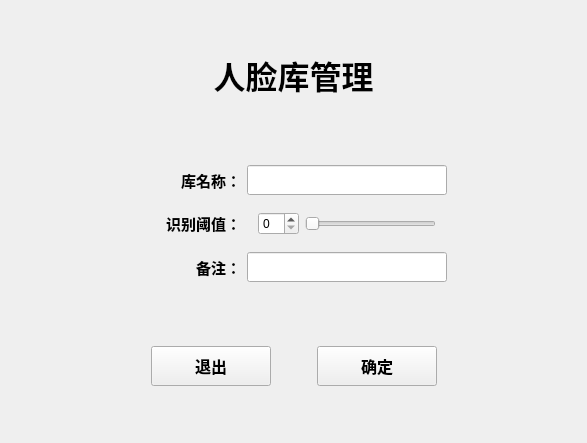
<?xml version="1.0" encoding="UTF-8"?>
<ui version="4.0">
 <class>FaceAppLibrary</class>
 <widget class="QWidget" name="FaceAppLibrary">
  <property name="geometry">
   <rect>
    <x>0</x>
    <y>0</y>
    <width>587</width>
    <height>443</height>
   </rect>
  </property>
  <property name="windowTitle">
   <string>FaceAppLibrary</string>
  </property>
  <layout class="QVBoxLayout" name="verticalLayout">
   <item>
    <spacer name="verticalSpacer_4">
     <property name="orientation">
      <enum>Qt::Vertical</enum>
     </property>
     <property name="sizeHint" stdset="0">
      <size>
       <width>20</width>
       <height>40</height>
      </size>
     </property>
    </spacer>
   </item>
   <item>
    <widget class="QLabel" name="label_4">
     <property name="sizePolicy">
      <sizepolicy hsizetype="Preferred" vsizetype="Fixed">
       <horstretch>0</horstretch>
       <verstretch>0</verstretch>
      </sizepolicy>
     </property>
     <property name="font">
      <font>
       <family>幼圆</family>
       <pointsize>24</pointsize>
       <weight>75</weight>
       <bold>true</bold>
      </font>
     </property>
     <property name="text">
      <string>人脸库管理</string>
     </property>
     <property name="alignment">
      <set>Qt::AlignCenter</set>
     </property>
    </widget>
   </item>
   <item>
    <widget class="QWidget" name="widget" native="true">
     <layout class="QGridLayout" name="gridLayout">
      <item row="2" column="2">
       <widget class="QWidget" name="widget_2" native="true">
        <property name="sizePolicy">
         <sizepolicy hsizetype="Fixed" vsizetype="Fixed">
          <horstretch>0</horstretch>
          <verstretch>0</verstretch>
         </sizepolicy>
        </property>
        <property name="minimumSize">
         <size>
          <width>200</width>
          <height>0</height>
         </size>
        </property>
        <property name="maximumSize">
         <size>
          <width>200</width>
          <height>16777215</height>
         </size>
        </property>
        <layout class="QHBoxLayout" name="horizontalLayout">
         <item>
          <widget class="QSpinBox" name="spin_threshold"/>
         </item>
         <item>
          <widget class="QSlider" name="slider_threshold">
           <property name="orientation">
            <enum>Qt::Horizontal</enum>
           </property>
          </widget>
         </item>
        </layout>
       </widget>
      </item>
      <item row="2" column="3">
       <spacer name="horizontalSpacer_2">
        <property name="orientation">
         <enum>Qt::Horizontal</enum>
        </property>
        <property name="sizeHint" stdset="0">
         <size>
          <width>40</width>
          <height>20</height>
         </size>
        </property>
       </spacer>
      </item>
      <item row="2" column="1">
       <widget class="QLabel" name="label_2">
        <property name="minimumSize">
         <size>
          <width>100</width>
          <height>30</height>
         </size>
        </property>
        <property name="maximumSize">
         <size>
          <width>100</width>
          <height>30</height>
         </size>
        </property>
        <property name="font">
         <font>
          <family>04b_21</family>
          <pointsize>11</pointsize>
          <weight>75</weight>
          <bold>true</bold>
         </font>
        </property>
        <property name="text">
         <string>识别阈值：</string>
        </property>
        <property name="alignment">
         <set>Qt::AlignRight|Qt::AlignTrailing|Qt::AlignVCenter</set>
        </property>
       </widget>
      </item>
      <item row="1" column="2">
       <widget class="QLineEdit" name="edit_app_name">
        <property name="minimumSize">
         <size>
          <width>200</width>
          <height>30</height>
         </size>
        </property>
        <property name="maximumSize">
         <size>
          <width>200</width>
          <height>30</height>
         </size>
        </property>
        <property name="font">
         <font>
          <family>宋体</family>
          <pointsize>9</pointsize>
         </font>
        </property>
       </widget>
      </item>
      <item row="1" column="1">
       <widget class="QLabel" name="label">
        <property name="minimumSize">
         <size>
          <width>100</width>
          <height>30</height>
         </size>
        </property>
        <property name="maximumSize">
         <size>
          <width>100</width>
          <height>30</height>
         </size>
        </property>
        <property name="font">
         <font>
          <family>04b_21</family>
          <pointsize>11</pointsize>
          <weight>75</weight>
          <bold>true</bold>
         </font>
        </property>
        <property name="text">
         <string>库名称：</string>
        </property>
        <property name="alignment">
         <set>Qt::AlignRight|Qt::AlignTrailing|Qt::AlignVCenter</set>
        </property>
       </widget>
      </item>
      <item row="3" column="1">
       <widget class="QLabel" name="label_3">
        <property name="minimumSize">
         <size>
          <width>100</width>
          <height>30</height>
         </size>
        </property>
        <property name="maximumSize">
         <size>
          <width>100</width>
          <height>30</height>
         </size>
        </property>
        <property name="font">
         <font>
          <family>04b_21</family>
          <pointsize>11</pointsize>
          <weight>75</weight>
          <bold>true</bold>
         </font>
        </property>
        <property name="text">
         <string>备注：</string>
        </property>
        <property name="alignment">
         <set>Qt::AlignRight|Qt::AlignTrailing|Qt::AlignVCenter</set>
        </property>
       </widget>
      </item>
      <item row="3" column="2">
       <widget class="QLineEdit" name="edit_app_mark">
        <property name="minimumSize">
         <size>
          <width>200</width>
          <height>30</height>
         </size>
        </property>
        <property name="maximumSize">
         <size>
          <width>200</width>
          <height>30</height>
         </size>
        </property>
        <property name="font">
         <font>
          <family>宋体</family>
          <pointsize>9</pointsize>
         </font>
        </property>
        <property name="text">
         <string/>
        </property>
       </widget>
      </item>
      <item row="2" column="0">
       <spacer name="horizontalSpacer">
        <property name="orientation">
         <enum>Qt::Horizontal</enum>
        </property>
        <property name="sizeHint" stdset="0">
         <size>
          <width>30</width>
          <height>20</height>
         </size>
        </property>
       </spacer>
      </item>
      <item row="0" column="2">
       <spacer name="verticalSpacer">
        <property name="orientation">
         <enum>Qt::Vertical</enum>
        </property>
        <property name="sizeHint" stdset="0">
         <size>
          <width>20</width>
          <height>49</height>
         </size>
        </property>
       </spacer>
      </item>
     </layout>
    </widget>
   </item>
   <item>
    <spacer name="verticalSpacer_2">
     <property name="orientation">
      <enum>Qt::Vertical</enum>
     </property>
     <property name="sizeHint" stdset="0">
      <size>
       <width>20</width>
       <height>30</height>
      </size>
     </property>
    </spacer>
   </item>
   <item>
    <widget class="QWidget" name="widget_3" native="true">
     <layout class="QHBoxLayout" name="horizontalLayout_2">
      <item>
       <spacer name="horizontalSpacer_3">
        <property name="orientation">
         <enum>Qt::Horizontal</enum>
        </property>
        <property name="sizeHint" stdset="0">
         <size>
          <width>40</width>
          <height>20</height>
         </size>
        </property>
       </spacer>
      </item>
      <item>
       <widget class="QPushButton" name="button_exit">
        <property name="minimumSize">
         <size>
          <width>120</width>
          <height>40</height>
         </size>
        </property>
        <property name="maximumSize">
         <size>
          <width>120</width>
          <height>40</height>
         </size>
        </property>
        <property name="font">
         <font>
          <pointsize>12</pointsize>
          <weight>75</weight>
          <bold>true</bold>
         </font>
        </property>
        <property name="text">
         <string>退出</string>
        </property>
       </widget>
      </item>
      <item>
       <spacer name="horizontalSpacer_5">
        <property name="orientation">
         <enum>Qt::Horizontal</enum>
        </property>
        <property name="sizeType">
         <enum>QSizePolicy::Fixed</enum>
        </property>
        <property name="sizeHint" stdset="0">
         <size>
          <width>40</width>
          <height>20</height>
         </size>
        </property>
       </spacer>
      </item>
      <item>
       <widget class="QPushButton" name="button_ensure">
        <property name="minimumSize">
         <size>
          <width>120</width>
          <height>40</height>
         </size>
        </property>
        <property name="maximumSize">
         <size>
          <width>120</width>
          <height>40</height>
         </size>
        </property>
        <property name="font">
         <font>
          <pointsize>12</pointsize>
          <weight>75</weight>
          <bold>true</bold>
         </font>
        </property>
        <property name="text">
         <string>确定</string>
        </property>
       </widget>
      </item>
      <item>
       <spacer name="horizontalSpacer_4">
        <property name="orientation">
         <enum>Qt::Horizontal</enum>
        </property>
        <property name="sizeHint" stdset="0">
         <size>
          <width>40</width>
          <height>20</height>
         </size>
        </property>
       </spacer>
      </item>
     </layout>
    </widget>
   </item>
   <item>
    <spacer name="verticalSpacer_3">
     <property name="orientation">
      <enum>Qt::Vertical</enum>
     </property>
     <property name="sizeHint" stdset="0">
      <size>
       <width>20</width>
       <height>30</height>
      </size>
     </property>
    </spacer>
   </item>
  </layout>
 </widget>
 <layoutdefault spacing="6" margin="11"/>
 <resources/>
 <connections/>
</ui>
